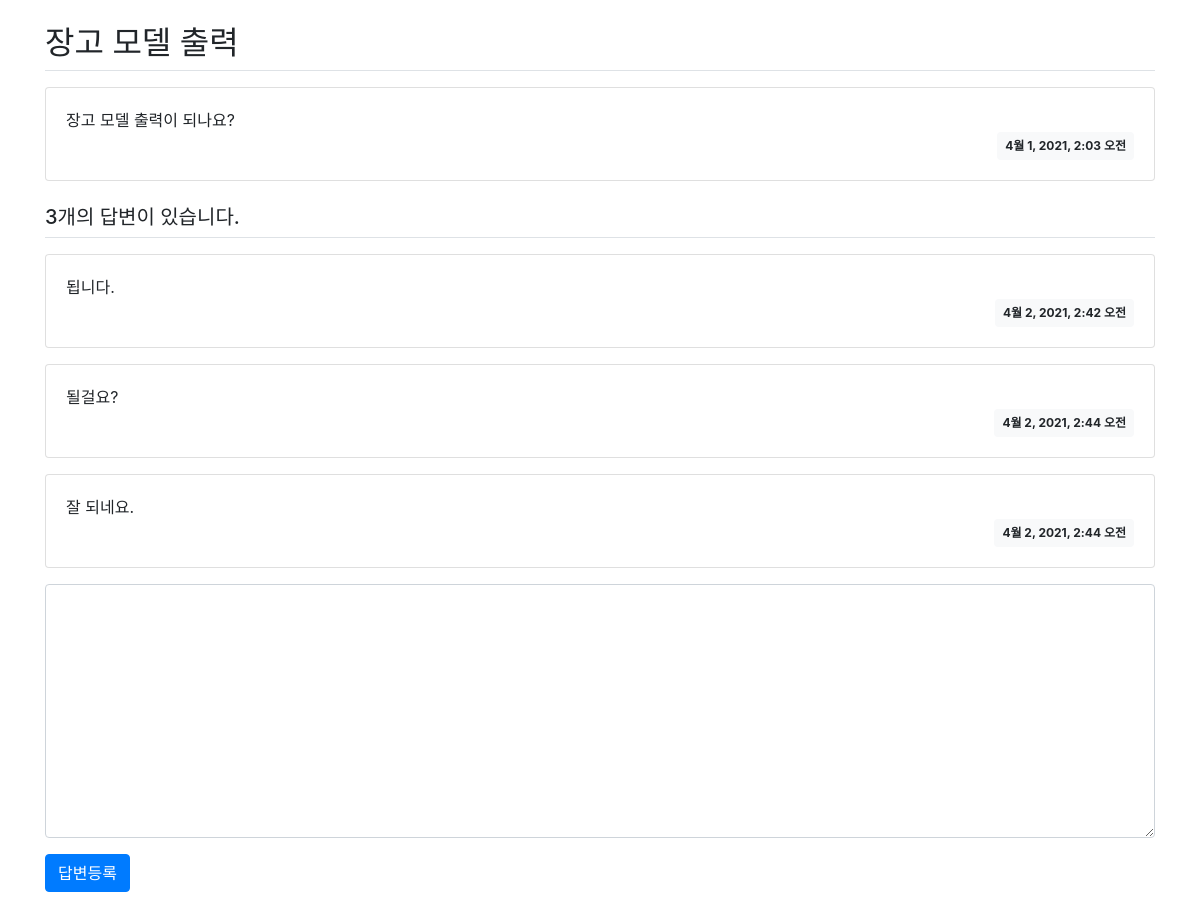
Page /pybo/4/ on the earlier database version.
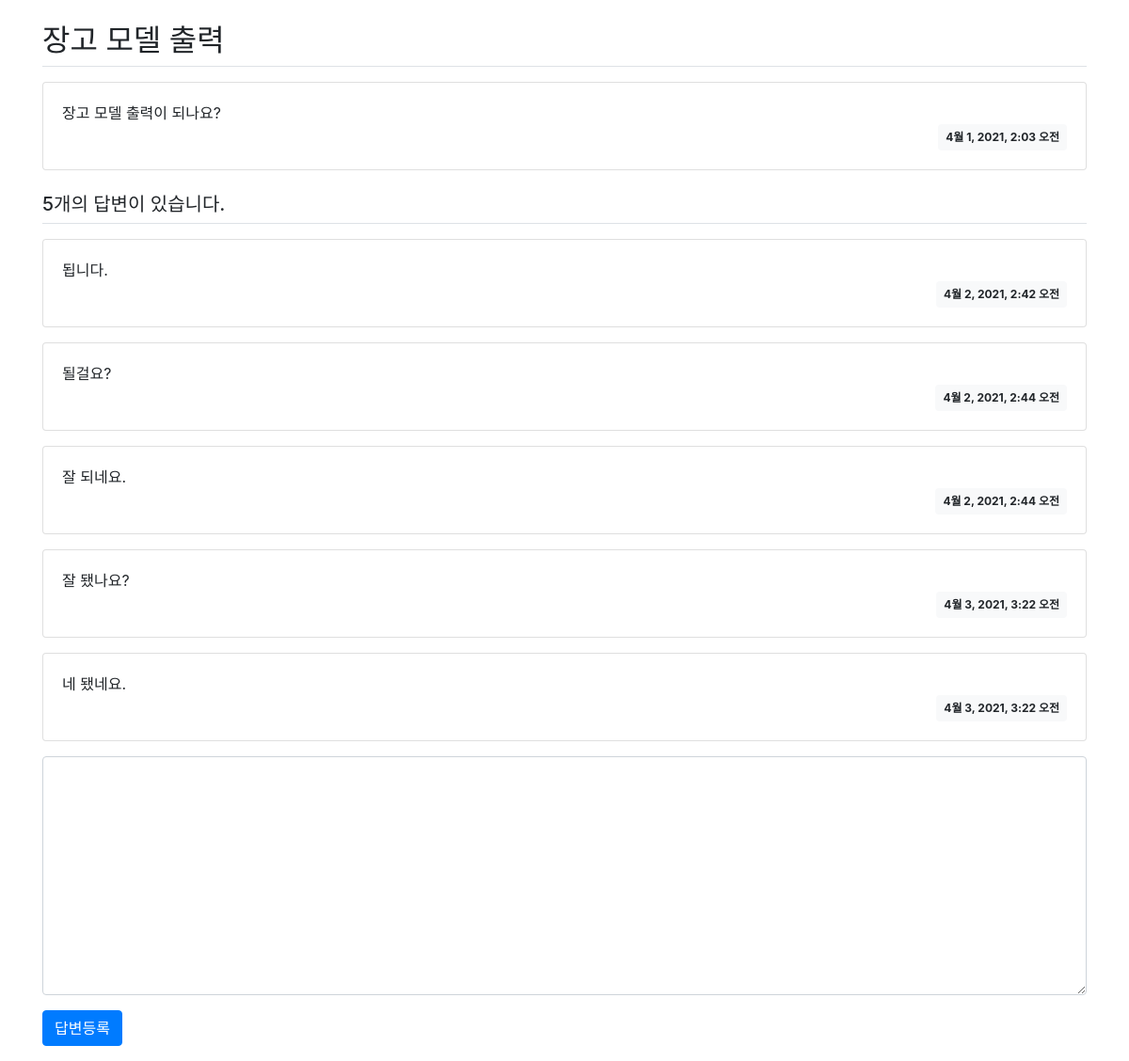
Same page on the later database version.
### pybo/models.py (models this page shows, shortened)
class Question(models.Model):
    subject = models.CharField(max_length=200)
    content = models.TextField()
    create_date = models.DateTimeField()

class Answer(models.Model):
    question = models.ForeignKey(Question, on_delete=models.CASCADE)
    content = models.TextField()
    create_date = models.DateTimeField()

### pybo/views.py (the view)
# urls.py: path('<int:question_id>/', views.detail, name='detail'),
def detail(request, question_id):
    question = get_object_or_404(Question, pk=question_id)
    context = {'question': question}
    return render(request, 'pybo/question_detail.html', context)

### templates/pybo/question_detail.html (shortened to what this page needs)
{% extends 'base.html' %}
{% block content %}
<div class="container my-3">
    <h2 class="border-bottom py-2">{{ question.subject }}</h2>
    <div class="card my-3">
        <div class="card-body">
            <div class="card-text" style="white-space: pre-line">{{ question.content }}</div>
            <div class="d-flex justify-content-end">
                <div class="badge badge-light p-2">
                    {{ question.create_date }}
                </div>
            </div>
        </div>
    </div>
    <h5 class="border-bottom my-3 py-2">{{ question.answer_set.count }}개의 답변이 있습니다.</h5>
    {% for answer in question.answer_set.all %}
        <div class="card my-3">
            <div class="card-body">
                <div class="card-text" style="white-space: pre-line">{{ answer.content }}</div>
                <div class="d-flex justify-content-end">
                    <div class="badge badge-light p-2">
                        {{ answer.create_date }}
                    </div>
                </div>
            </div>
        </div>
    {% endfor %}
    <form action="{% url 'pybo:answer_create' question.id %}" method="post" class="my-3">
        <div class="form-group">
            <textarea name="content" id="content" class="form-control" rows="10"></textarea>
        </div>
        <input type="submit" value="답변등록" class="btn btn-primary">
    </form>
</div>
{% endblock %}

Differences in the rows shown:
computed for Question "장고 모델 출력": answer_set.count "3" → "5"
added Answer: content "잘 됐나요?", create_date "4월 3, 2021, 3:22 오전"
added Answer: content "네 됐네요.", create_date "4월 3, 2021, 3:22 오전"
